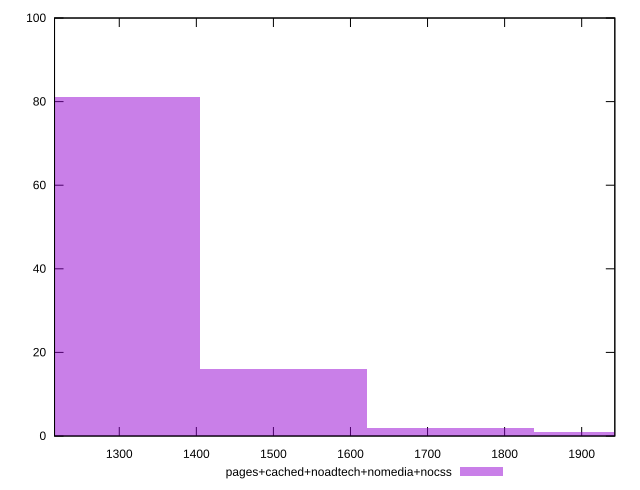

This figure's gnuplot source:
reset

$pagesCachedNoadtechNomediaNocss <<EOF
1729.7114965805838 2
1297.2836224354378 81
1513.497559508011 16
1945.9254336531567 1
EOF

set key outside below
set boxwidth 216.21393707257297
set xrange [1216:1943]
set yrange [0:100]
set trange [0:100]
set style fill transparent solid 0.5 noborder
set terminal svg size 640, 490 enhanced background rgb 'white'
set output "report_00014_2021-02-09T15:56:05.503Z/uses-rel-preload/comparison/histogram/4_vs_5.svg"

plot $pagesCachedNoadtechNomediaNocss title "pages+cached+noadtech+nomedia+nocss" with boxes

reset
